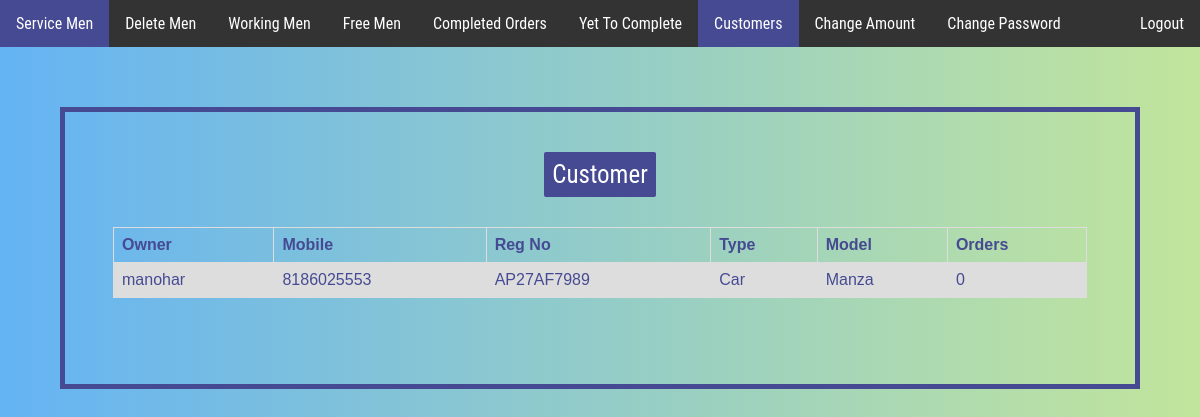
The page /service/customer.php (signed in) on the database its author committed.
### tables this page shows
CREATE TABLE `vehicle` (
  `id` int(11) NOT NULL,
  `uid` int(11) NOT NULL,
  `regno` varchar(255) NOT NULL,
  `type` varchar(225) NOT NULL,
  `model` varchar(255) NOT NULL
);

CREATE TABLE `users` (
  `id` int(11) NOT NULL,
  `name` varchar(225) NOT NULL,
  `password` varchar(225) NOT NULL,
  `email` varchar(225) NOT NULL,
  `phone` varchar(225) NOT NULL,
  `verify` int(11) NOT NULL DEFAULT '0',
  `verify1` int(11) NOT NULL DEFAULT '1',
  `code` int(11) NOT NULL
);

### service/customer.php (the view, shortened to what this page needs)
<!DOCTYPE html>
<?php
include('server.php');
?>
<html>
<head>
<link rel="stylesheet" type="text/css" href="style.css">
</head>
<body>
<ul class="topnav">
  <li><a href="index.php">Service Men</a></li>
  <li><a href="delete.php">Delete Men</a></li>
  <li><a href="work.php">Working Men</a></li>
  <li><a href="nowork.php">Free Men</a></li>
  <li><a href="Completed.php">Completed Orders</a></li>
  <li><a href="yettocomplete.php">Yet To Complete</a></li>
  <li><a class="active" href="customer.php">Customers</a></li>
  <li><a href="amount.php">Change Amount</a></li>
 <li><a href="chpass.php">Change Password</a></li>
  <li class="right"><a href="index.php?logout='1'">Logout</a></li>
</ul>
<div class='form' >
<form action="#" method='post'>
<center><span class="head">Customer</span></center><br></br>
  <table>
  <tr>
    <th>Owner</th>
    <th>Mobile</th>
    <th>Reg No</th>
    <th>Type</th>
    <th>Model</th>
    <th>Orders</th>
  </tr>
             <?php
            $list=mysqli_query($db ,"select * from `vehicle`");
            while($row_list=mysqli_fetch_assoc($list)){
                   echo "<tr>";if($row=mysqli_fetch_assoc(mysqli_query($db ,"select * from `users` where id='".$row_list['uid']."'"))){echo"<td>".$row['name']."</td><td>".$row['phone']."</td>";}
                   echo"</td><td>".$row_list['regno']."</td><td>".$row_list['type']."</td><td>".$row_list['model']."</td><td>";if($row=mysqli_fetch_assoc(mysqli_query($db ,"select count(*) as count from `orders` where uid='".$row_list['uid']."'"))){echo $row['count'];}
                   echo"</td></tr>";
                }
                ?>
         </table>
             <br></br>
  </form>
  </div>
</body>
</html>

### service/style.css (style rules this page uses)
body { margin: 0; background: #c2e59c; background: -webkit-linear-gradient(to left, #c2e59c , #64b3f4); background: linear-gradient(to left, #c2e59c , #64b3f4); color: #666; font-family: 'Roboto Condensed', sans-serif; }
ul.topnav { list-style-type: none; margin: 0; padding: 0; overflow: hidden; background-color: #333; }
ul.topnav li { float: left; }
ul.topnav li a { display: block; color: white; text-align: center; padding: 14px 16px; text-decoration: none; }
ul.topnav li a.active { background-color: #464a92; }
ul.topnav li.right { float: right; }

### service/customer.php (style rules this page uses)
.head { position:relative; text-decoration:none; padding:8px; font-size:25px; color: white; background:#464a92; border: none; border-radius:2px; }
form { margin:0 auto; width:auto; padding:48px; border:5px solid #464a92; }
table { font-family: arial, sans-serif; border-collapse: collapse; width: 100%; color:#464a92; }
td, th { border: 1px solid #dddddd; text-align: left; padding: 8px; }
tr:nth-child(even) { background-color: #dddddd; }
.form { padding:5%; }

### rows shown on the page
vehicle: users.name "manohar", users.phone "8186025553", regno "AP27AF7989", type "Car", model "Manza", count "0"
